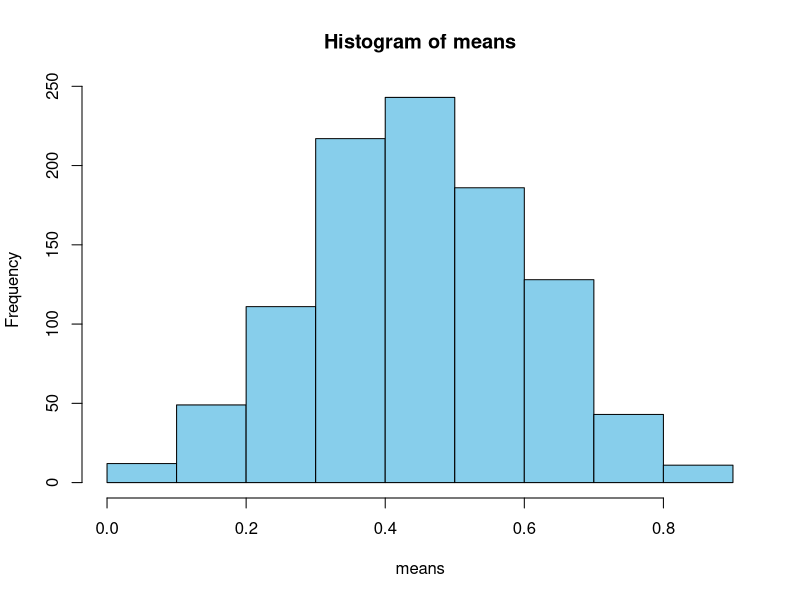
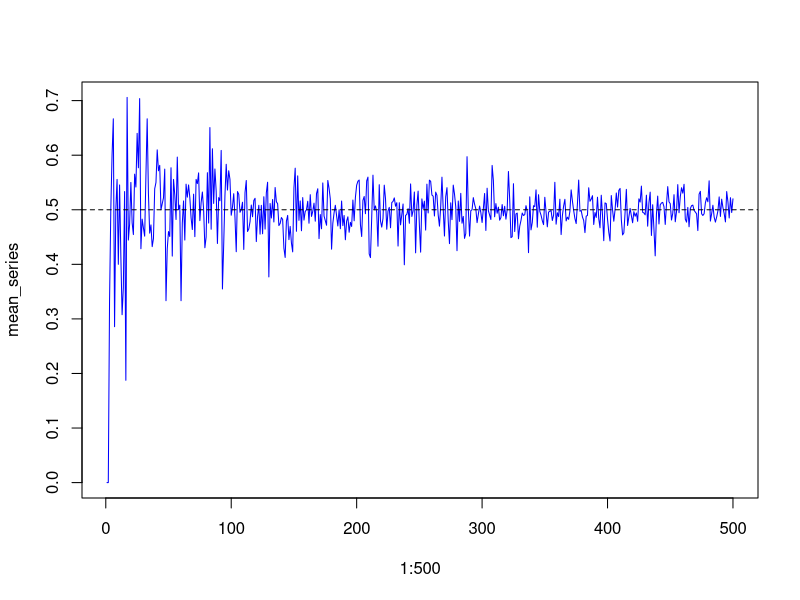
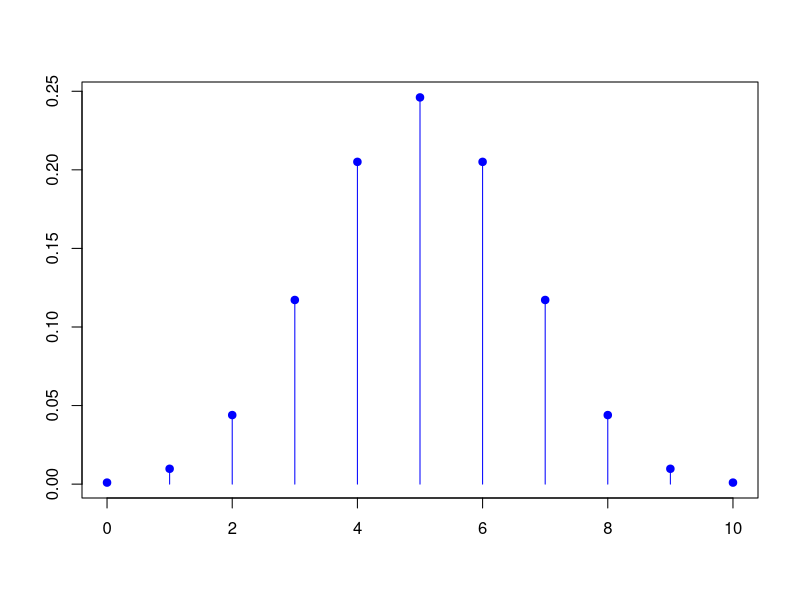
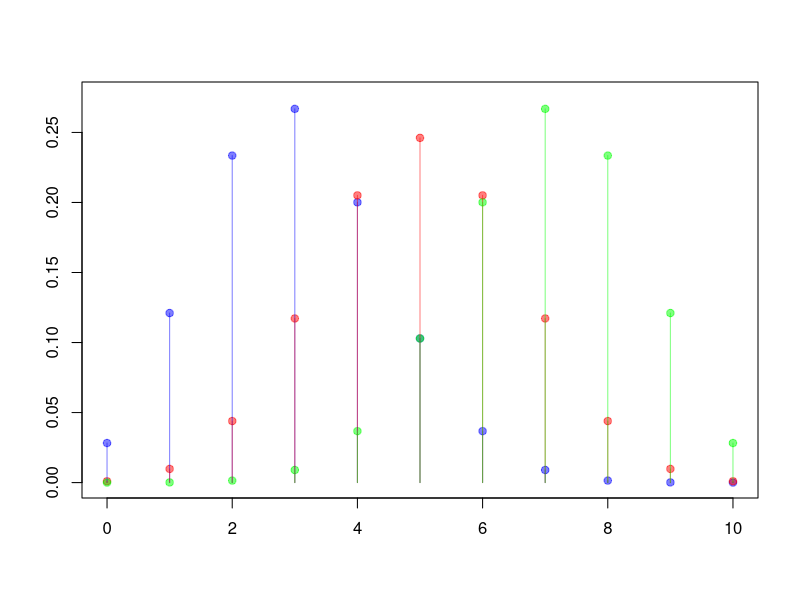
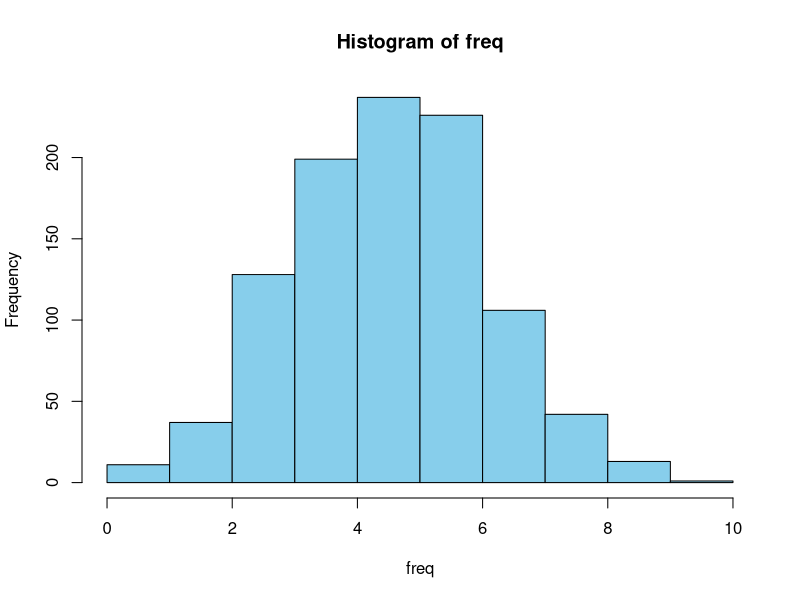

These charts were generated, in order, by the following R code:
## ---- chunk 1
knitr::opts_chunk$set(echo = TRUE)
## ---- chunk 2
sample(c(0, 1), 1)
# sample(1:6,1) # サイコロ
rbinom(1, 1, 0.5)
## ---- chunk 3
coins <- sample(c(0,1), 10, replace = TRUE)
# replicate(10, sample(c(0, 1), 1)))
coins
mean(coins)
## ---- chunk 4
means <- replicate(1000,  mean(sample(c(0,1), 10, replace = TRUE)))
mean(means)
sd(means)
hist(means, col = "skyblue")
## ---- chunk 5
coin_mean <- function(n) mean(sample(c(0,1), n, replace = TRUE))
mean_series <- sapply(1:500, coin_mean)
plot(1:500, mean_series, type = "l", col = "blue")
abline(h = 0.5, lty = "dashed", col = "black")
## ---- chunk 6
dbinom(0:10, 10, 0.5)
sum(dbinom(0:10, 10, 0.5))
## ---- chunk 7
plot(0:10, dbinom(0:10, 10, 0.5), pch = 19, 
     col = "blue", xlab = "", ylab = "")
for (i in 0:10) {
  lines(x = c(i, i), y = c(0, dbinom(i, 10, 0.5)),
        col = "blue")
}
## ---- chunk 8
plot(0:10, dbinom(0:10, 10, 0.3), pch = 19, ylim = c(0, 0.275), 
     axes = FALSE, col = rgb(0,0,1,alpha = 0.5), xlab = "", ylab = "")
par(new = TRUE)
plot(0:10, dbinom(0:10, 10, 0.5), pch = 19, ylim = c(0, 0.275), 
     axes = FALSE, col = rgb(1,0,0,alpha = 0.5), xlab = "", ylab = "")
par(new = TRUE)
plot(0:10, dbinom(0:10, 10, 0.7), pch = 19, ylim = c(0, 0.275), 
     axes = TRUE, col = rgb(0,1,0,alpha = 0.5), xlab = "", ylab = "")
for (i in 0:10) {
  lines(x = c(i, i), y = c(0, dbinom(i, 10, 0.3)),
        col = rgb(0,0,1,alpha = 0.5))
}
for (i in 0:10) {
  lines(x = c(i, i), y = c(0, dbinom(i, 10, 0.5)),
        col = rgb(1,0,0,alpha = 0.5))
}
for (i in 0:10) {
  lines(x = c(i, i), y = c(0, dbinom(i, 10, 0.7)),
        col = rgb(0,1,0,alpha = 0.5))
}
## ---- chunk 9
freq <- rbinom(1000, 10, 0.5)
hist(freq, col = "skyblue")
